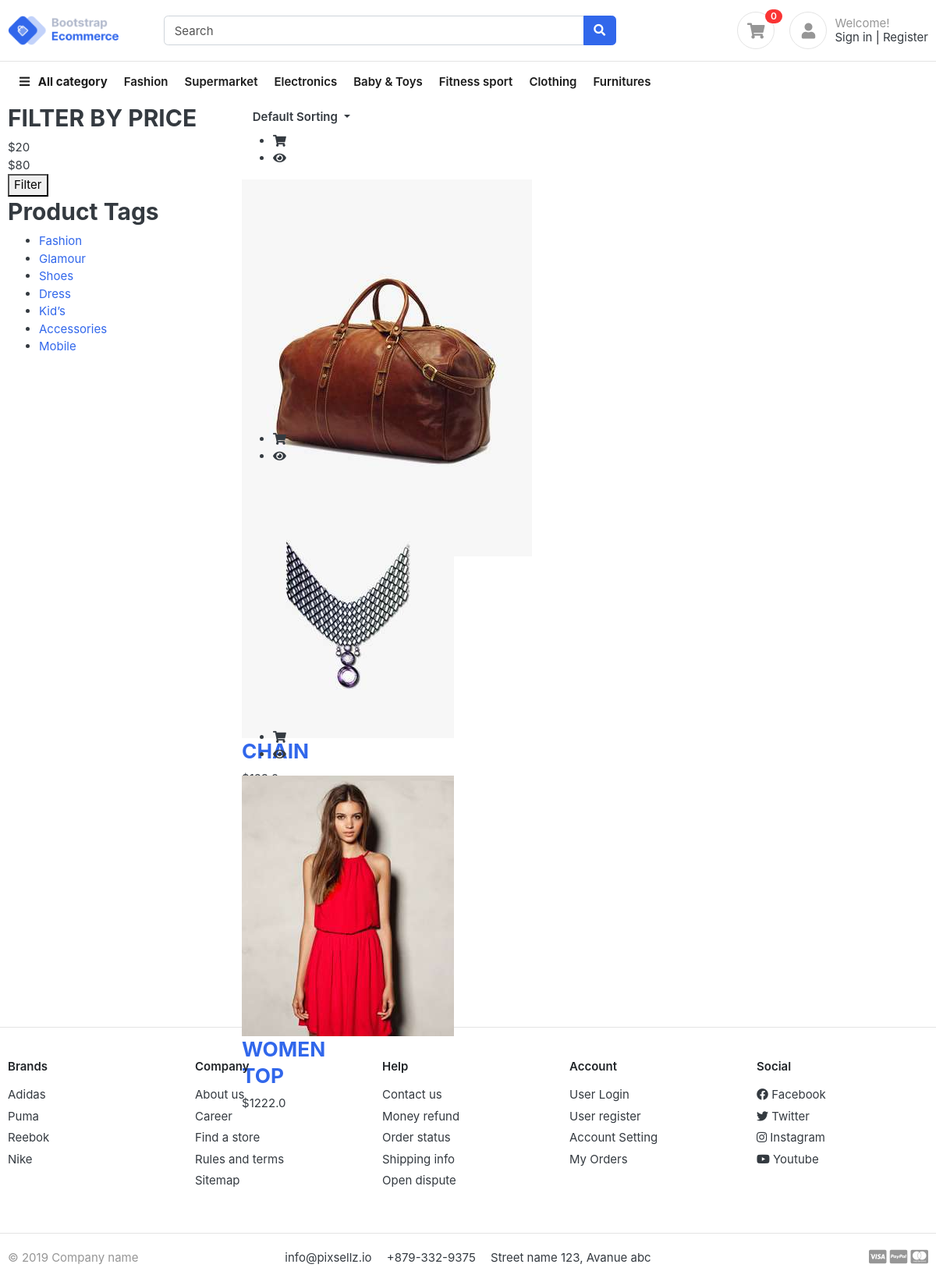
The app's page /product-items-category/women with its own data.
### product/models.py (models this page shows, shortened)
class Products(models.Model):
    name = models.CharField(max_length=500, verbose_name='Heading')
    slug = models.SlugField(
        max_length=1000, unique=True, null=True, blank=True)
    date = models.DateField(verbose_name="Date")
    category = TreeManyToManyField(Section, related_name='products')
    specification = RichTextField(verbose_name='spacification for a product')
    product_no = models.CharField(verbose_name='prodcut no', max_length=50)
    Note = models.TextField(max_length=500, verbose_name='Any Notes')
    Features = RichTextField(verbose_name='features of products', null=True, blank=True)
    url = models.CharField(verbose_name='working of this Products video url ', max_length=1000, null=True, blank=True)
    content = RichTextField(verbose_name='Content')
    dummy_price = models.FloatField(null=True, blank=True)
    price = models.FloatField(default=0.0)
    weight = models.FloatField(default=0.0, verbose_name="Weight in grams")
    meta_keywords = models.TextField(
        verbose_name="Meta Keywords", null=True, blank=True)
    meta_description = models.TextField(
        verbose_name="Meta Description", null=True, blank=True)
    count = models.IntegerField()
    is_slide = models.BooleanField(
        default=False, verbose_name="Show in slider ?")
    image_slider = ImageSpecField(source='image',
                                  processors=[ResizeToFill(262, 220)],
                                  format='JPEG',
                                  options={'quality': 60})
    image = ProcessedImageField(upload_to='images/products',
                                format='JPEG',
                                          options={'quality': 60}, verbose_name="Image (220px X 270px)")
    tax_included = models.BooleanField(default=True)
    service_tax = models.FloatField(
        default=0.0, verbose_name="Service tax(mention in  percetage)")
    sales_tax = models.FloatField(
        default=0.0, verbose_name="Sales tax(mention in  percetage)")
    vat = models.FloatField(
        default=0.0, verbose_name="Value Added Tax(mention in  percetage)")
    cess = models.FloatField(
        default=0.0, verbose_name="Cess Tax(mention in percetage)")
    cst = models.FloatField(
        default=0.0, verbose_name="Central Sales Tax(mention in  percetage)")
    is_featured = models.BooleanField(default=False)
    is_hot = models.BooleanField(default=False)
    active = models.BooleanField(default=True, verbose_name="Active or Not")
    image_thumbnail = ImageSpecField(source='image',
                                     processors=[ResizeToFill(233, 233)],
                                     format='JPEG',
                                     options={'quality': 60})
    image_thumbnail2 = ImageSpecField(source='image',
                                      processors=[ResizeToFill(60, 60)],
                                      format='JPEG',
                                      options={'quality': 60})
    def __str__(self):
        return self.name
    def get_absolute_url(self):
        from django.urls import reverse
        return reverse('product-detail', args=[str(self.slug)])
    def short_image(self):
        if self.image_thumbnail:
            return u'<img src="%s" />' % self.image_thumbnail.url
    short_image.short_description = 'Thumbnail'
    short_image.allow_tags = True
    class Meta:
        verbose_name = ("Product")
        verbose_name_plural = ("Products")

### product/views.py (the view)
class ProductCategoryListView(JSONResponseMixin ,View):
    model = Section
    template_name = "product/product_category.html"
    def get(self, request, *args, **kwargs):
        section = get_object_or_404(self.model, slug=kwargs.get('slug'))
        child_categories = [ cat.id for cat in section.get_descendants()]
        child_categories.append(section.id)
        products = Products.objects.filter(
            category__id__in=child_categories).order_by('-date').distinct()
        paginator = Paginator(products, 10)
        page = self.request.GET.get('page')
        try:
            products_list = paginator.page(page)
        except PageNotAnInteger:
            products_list = paginator.page(1)
        except EmptyPage:
            products_list = paginator.page(paginator.num_pages)
        print(products)
        return render(request, self.template_name, {'page': page, "products_list": products_list})

### home/models.py (called while the page is built)
    def get_logo(self):
        if not self.logo:
            return "/static/site_config/no_image.jpeg"
        return  self.logo.url

    def get_favicon(self):
        if not self.fav_icon:
            return "/static/site_config/favicon.png"
        return self.fav_icon.url

### templates/product/product_category.html (shortened to what this page needs)
{% extends 'base.html' %}
{% load static %}
{% load base %}
{% block maincontent %}
<div class="shop-page-area">
            <div class="container">
                <div class="row">
                    <div class="col-lg-3 col-md-3">
                        <div class="sidebar hidden-after-desk">
                            <h2 class="title-sidebar">FILTER BY PRICE</h2>
                            <div id="price-range-wrapper" class="price-range-wrapper">
                                <div class="price-range-select">
                                    <div class="price-range" id="price-range-min">$20</div>
                                    <div class="price-range" id="price-range-max">$80</div>
                                </div>
                                <button class="btn-services-shop-now" type="submit" value="Login">Filter</button>
                            </div>
                            <h2 class="title-sidebar">Product Tags</h2>
                            <div class="product-tags sidebar-section-margin">
                                <ul>
                                    <li><a href="shop1.html#">Fashion</a></li>
                                    <li><a href="shop1.html#">Glamour</a></li>
                                    <li><a href="shop1.html#">Shoes</a></li>
                                    <li><a href="shop1.html#">Dress</a></li>
                                    <li><a href="shop1.html#">Kid’s</a></li>
                                    <li><a href="shop1.html#">Accessories</a></li>
                                    <li><a href="shop1.html#">Mobile</a></li>
                                </ul>
                            </div>
                        </div>
                    </div>
                    <div class="col-lg-9 col-md-9 col-sm-12 col-xs-12">
                        <div class="row">
                            <div class="col-lg-6 col-md-6 col-sm-6 col-xs-8">
                                <div class="inner-shop-top-left">
                                    <div class="dropdown">
                                        <button class="btn sorting-btn dropdown-toggle" type="button" data-toggle="dropdown" aria-expanded="false">Default Sorting
                                        </button>
                                    </div>
                                </div>
                            </div>
                        </div>
                        <div class="row inner-section-space-top">
                            <div class="tab-content">
                                <div role="tabpanel" class="tab-pane clear products-container active" id="gried-view">
                                    {% for product in products_list %}
                                        <div class="col-lg-4 col-md-4 col-sm-4 col-xs-6">
                                            <div class="product-box1" style="height: 382px;">
                                                <ul class="product-social">
                                                     <li><a onclick="AddProductCart('{{product.slug}}');"><i class="fa fa-shopping-cart" aria-hidden="true"></i></a></li>
                                                    <li><a onclick="showProduct('{{product.slug}}');"><i class="fa fa-eye" aria-hidden="true"></i></a></li>
                                                </ul>
                                                <div class="product-img-holder">
                                                    <a href="{{product.get_absolute_url}}"><img class="img-responsive" src="{{product.image.url}}" alt="product"></a>
                                                </div>
                                                <div class="product-content-holder">
                                                    <h3><a href="{{product.get_absolute_url}}">{{product.name}}</a></h3>
                                                    <span>${{product.price}}</span>
                                                </div>
                                            </div>
                                        </div>
                                    {% endfor %}
                                </div>
                            </div>
                        </div>
                    </div>
                </div>
            </div>
        </div>
{% endblock maincontent %}

### static/css/ui.css (style rules this page uses)
html { font-family: 'Inter', sans-serif; font-size: 15px; }

### records on screen
Products: image (picture)
Products: image (picture), name "CHAIN"
Products: image (picture), name "WOMEN TOP", price "1222.0"
